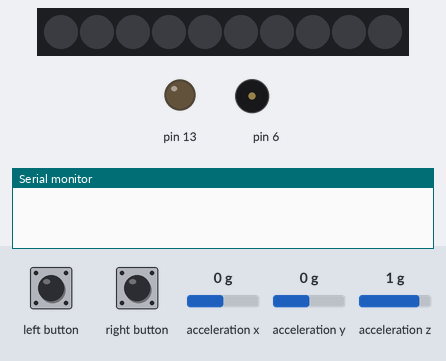
A program run on a simulated Arduino Uno, built with avr-gcc and run on an emulated ATmega328P. Shown: 10 RGB LEDs in strip order, left to right, output pins drawn as LEDs (lit = HIGH), buzzer (waves = sounding), the last lines printed to the serial monitor. The inputs (shaded band) are chosen by the test bench; at power-on: acceleration z 1 g, acceleration x 0 g, acceleration y 0 g. Dim RGB values are drawn brighter than linear.

Above: at 1.2 s.
1.3 s: left button pressed for 0.15 s
At 1.9 s:
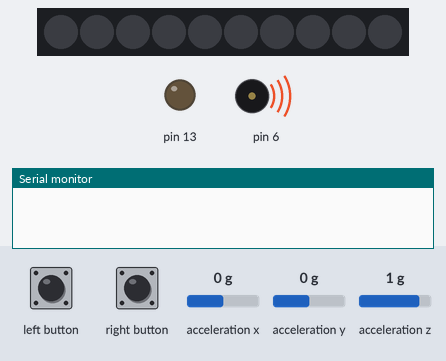
4.4 s: right button pressed for 3.2 s
At 10.0 s:
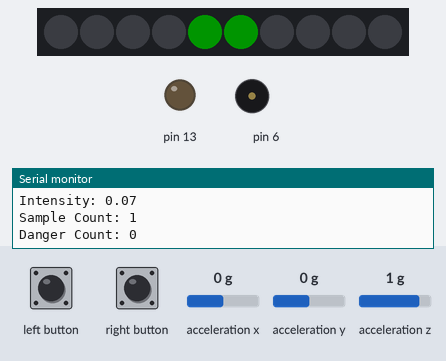
10.3 s: acceleration z set to 0 g
At 12.2 s:
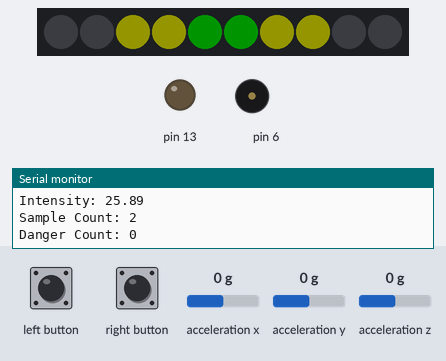
13.3 s: left button pressed for 1 s
At 13.9 s:
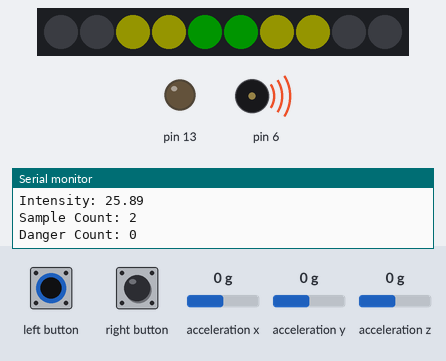
16.2 s: left button pressed for 3.2 s
At 16.8 s:
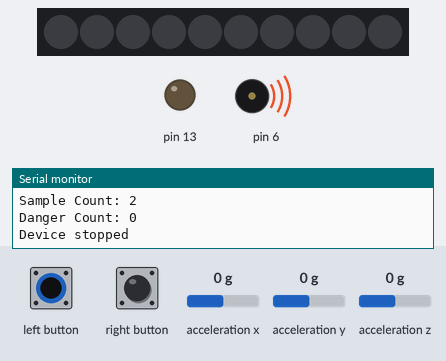
20.9 s: right button pressed for 1 s
At 21.5 s:
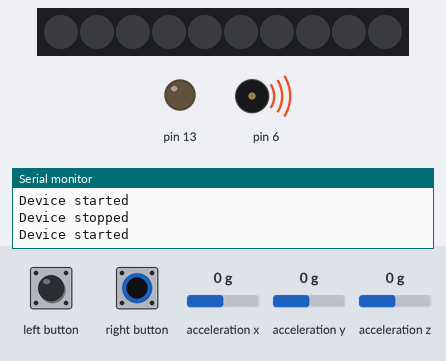
Timing chart, 0 to 23.9 s (numbered marks = the images above; inputs shaded):
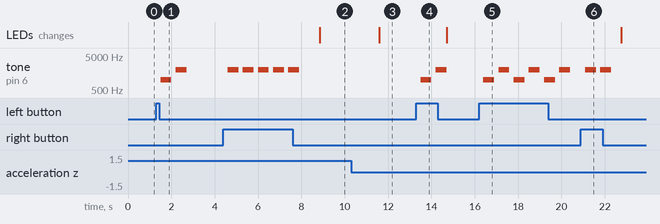

The program:

main.cpp
```cpp
// Embedded Challenge Spring 2024: The Tremor Challenge
// Tanzia Nur, Greyson Diaz, Saad Bensalim, Rayed Khan

#include <ArduinoFFT.h>
#include <Adafruit_CircuitPlayground.h>

// Note: Serial print lines added for visibility and clarity of the performance

// Constants
const uint16_t samples = 128;
const double samplingFreq = 50.0;
const double dangerZoneIntensity = 60.0;
const int sampleInterval = 2000;  // Interval for each sample set in milliseconds
const int evaluationPeriod = 5 * 60 * 1000;  // Total period for evaluation in milliseconds
double vReal[samples], vImag[samples];
unsigned int index = 0, sampleCount = 0, dangerCount = 0;
unsigned long lastTime = 0, lastSampleSetTime = 0;
unsigned long samplingPeriod = 1000000 / samplingFreq;
bool isDeviceRunning = false;
bool isAlarmEnabled = false;

// Function declarations
void handleButtonPress();
bool collectSamples();
void performFFT();
double analyzeFFT();
void updateFeedback(double intensity);

/*
Sets up baud rate to 115200 and initialized stuff for
the Circuit playground library. Sets the imaginary
part of the vector to 0.
*/
void setup() {
    Serial.begin(115200);
    CircuitPlayground.begin();
    CircuitPlayground.clearPixels(); // Clear the Neopixel to start fresh
    memset(vImag, 0, sizeof(vImag));
    for (int i = 0; i < samples; i++) vImag[i] = 0;
    lastSampleSetTime = millis();
}

/*
loop() handles the counting for the samples and "danger".
All the samples are said to be within 3-6 Hz. If more
than 60% than of the samples are said to be above the
dangerZoneIntensity (intensity values) than the alarm will sound.

The samples are being collected and performFFT is also called.
The intensity value is assigned to the analyzeFFT function output
which should give the max intensity based off the magnitudes. The rest
of the logic checks whether the entire evaluation time is over (5 minutes
for a whole tremor), and whether the intensity is greater than the specified
dangerZoneIntensity.
*/
void loop() {
    handleButtonPress();  // Handle button interactions to start/stop device and toggle alarm
    if (isDeviceRunning) {
        if (collectSamples()) {  // Collects data samples for the FFT
            performFFT();  // Performs FFT on the collected data
            double intensity = analyzeFFT();  // Analyzes the FFT data to calculate maximum intensity
            updateFeedback(intensity);  // Update Neopixel based on the calculated intensity
            // Debug output to monitor intensity values
            Serial.print("Intensity: "); Serial.println(intensity);

            if (millis() - lastSampleSetTime >= sampleInterval) {
                if (intensity >= dangerZoneIntensity) {
                    dangerCount++;  // Increment the count of dangerous samples
                }
                sampleCount++;  // Increment the total count of samples

                // Debug outputs to check the count of samples and danger occurrences
                Serial.print("Sample Count: "); Serial.println(sampleCount);
                Serial.print("Danger Count: "); Serial.println(dangerCount);

                if (millis() - lastSampleSetTime >= evaluationPeriod) {  // Check if the evaluation period is over
                    double dangerRatio = (double)dangerCount / sampleCount;
                    Serial.print("Danger Ratio: "); Serial.println(dangerRatio);
                    if (dangerRatio >= 0.6 && isAlarmEnabled) {
                        Serial.println("Alarm sounding: Danger level exceeded");
                        // Additional code to trigger an alarm
                        CircuitPlayground.playTone(1000, 500);  // Play a 1000 Hz tone for 500 milliseconds
                    } else {
                        Serial.println("Not enough danger signals to sound the alarm.");
                    }
                    // Reset counters after the evaluation period
                    dangerCount = 0;
                    sampleCount = 0;
                    lastSampleSetTime = millis();
                }
            }
        }
    }
}

/*
collectSamples will collect values in both the x,
y, and z directions and will compute the magnitude
of these three axises. The vReal is reset at the start
of each new sampling set.
*/
bool collectSamples() {
    if (micros() - lastTime >= samplingPeriod) {
        lastTime = micros();
        double x = CircuitPlayground.motionX();
        double y = CircuitPlayground.motionY();
        double z = CircuitPlayground.motionZ();
        if (index == 0) {
            for (int i = 0; i < samples; i++) vReal[i] = 0;
        }
        vReal[index] = sqrt(x * x + y * y + z * z);
        index++;
        if (index >= samples) {
            index = 0;
            return true;
        }
    }
    return false;
}

/*
performFFT handles the FFT computations for the accelerometer
values. This function will be called later in loop() for
all the values.
*/
void performFFT() {
    memset(vImag, 0, sizeof(vImag));
    ArduinoFFT<double> FFT = ArduinoFFT<double>(vReal, vImag, samples, samplingFreq);
    FFT.windowing(FFT_WIN_TYP_HAMMING, FFT_FORWARD);
    FFT.compute(FFT_FORWARD);
    FFT.complexToMagnitude();
}

/*
analyzeFFT handles the conversion from frequency to an intensity
value that will be used later for our Neopixels. The
frequency is compared in the 3 to 6 Hz range since
that is what is considered to be a Parkinsons tremor.
*/
double analyzeFFT() {
    double maxIntensity = 0;
    for (int i = 1; i < samples / 2; i++) {
        double frequency = i * samplingFreq / samples;
        if (frequency >= 3 && frequency <= 6) {
            maxIntensity = max(maxIntensity, vReal[i]);
        }
    }
    return maxIntensity;
}

/*
handleButtonPress handles the ON/OFF for the entire device,
as well as the ON/OFF for the alarm that sounds. There are specific
sounds that play when each button is pressed.
*/
void handleButtonPress() {
    if (CircuitPlayground.leftButton()) {
        delay(200);  // Debounce delay
        CircuitPlayground.playTone(1000, 500);
        delay(200);  // Debounce delay
          // Play a 1000 Hz tone for 500 milliseconds
        CircuitPlayground.playTone(2000, 500);  // Play a 1000 Hz tone for 500 milliseconds
        CircuitPlayground.clearPixels(); // Clear the Neopixel to start fresh
        isDeviceRunning = !isDeviceRunning;
        Serial.println(isDeviceRunning ? "Device started" : "Device stopped");
    }
    if (CircuitPlayground.rightButton()) {
        delay(200);
        CircuitPlayground.playTone(2000, 500);
        isAlarmEnabled = !isAlarmEnabled;
        Serial.println(isAlarmEnabled ? "Alarm enabled" : "Alarm disabled");
    }
}


/*
updateFeedback handles the visual Neopixel based on the tremoring detected
by the board's accelerometer. The green lights up as a default if there is little
to no movement, and will progressively light up if movement approaches a "tremor"

Green - Low intensity, "safe"
Yellow - Medium intensity, "mild" movement -- could be approaching a tremor
Red - High intensity, extreme movement, falls in 3-6 HZ range -- is a tremor
*/
void updateFeedback(double intensity) {
    const int lowThreshold = 25;
    const int highThreshold = 60;

    uint8_t red, green, blue;
    if (intensity < lowThreshold) {
        // Green color - low intensity
        CircuitPlayground.clearPixels();
        green = 255;
        red = 0;
        blue = 0;
        CircuitPlayground.setPixelColor(4, 0, green, 0);
        CircuitPlayground.setPixelColor(5, 0, green, 0);
    } else if (intensity >= lowThreshold && intensity < highThreshold) {
        // Yellow color - transitioning from green to red
        CircuitPlayground.clearPixels();
        green = 255;
        red = 255;
        blue = 0;
        CircuitPlayground.setPixelColor(2, red, green, blue);
        CircuitPlayground.setPixelColor(3, red, green, blue);
        CircuitPlayground.setPixelColor(4, 0, green, 0);
        CircuitPlayground.setPixelColor(5, 0, green, 0);
        CircuitPlayground.setPixelColor(6, red, green, blue);
        CircuitPlayground.setPixelColor(7, red, green, blue);
    } else {
        // Red color - high intensity
        CircuitPlayground.clearPixels();
        red = 255;
        green = 0;
        blue = 0;
        CircuitPlayground.setPixelColor(0, red, green, blue);
        CircuitPlayground.setPixelColor(1, red, green, blue);
        CircuitPlayground.setPixelColor(2, 255, 255, blue);
        CircuitPlayground.setPixelColor(3, 255, 255, blue);
        CircuitPlayground.setPixelColor(4, 0, 255, 0);
        CircuitPlayground.setPixelColor(5, 0, 255, 0);
        CircuitPlayground.setPixelColor(6, 255, 255, blue);
        CircuitPlayground.setPixelColor(7, 255, 255, blue);
        CircuitPlayground.setPixelColor(8, red, green, blue);
        CircuitPlayground.setPixelColor(9, red, green, blue);
    }
}
```

Measured:
- after the input at 1.3 s, tone on pin 6: silent → 1000 Hz after 0.20 s, → silent 0.50 s later, → 2000 Hz 0.20 s later, → silent 0.50 s later
- after the input at 4.4 s, tone on pin 6: alternates 2000 Hz for 0.50 s and silent for 0.20 s, 10 changes in all, then stays silent, starting after 0.20 s
- after the input at 10.3 s, the LEDs: change after 1.3 s (image 3)
- after the input at 13.3 s, tone on pin 6: silent → 1000 Hz after 0.20 s, → silent 0.50 s later, → 2000 Hz 0.20 s later, → silent 0.50 s later
- after the input at 16.2 s, tone on pin 6: silent → 1000 Hz after 0.20 s, then repeats every 1.4 s: silent 0.20 s, 2000 Hz 0.50 s, silent 0.20 s, 1000 Hz 0.50 s
- after the input at 20.9 s, tone on pin 6: alternates 2000 Hz for 0.50 s and silent for 0.20 s, 4 changes in all, then stays silent, starting after 0.20 s
